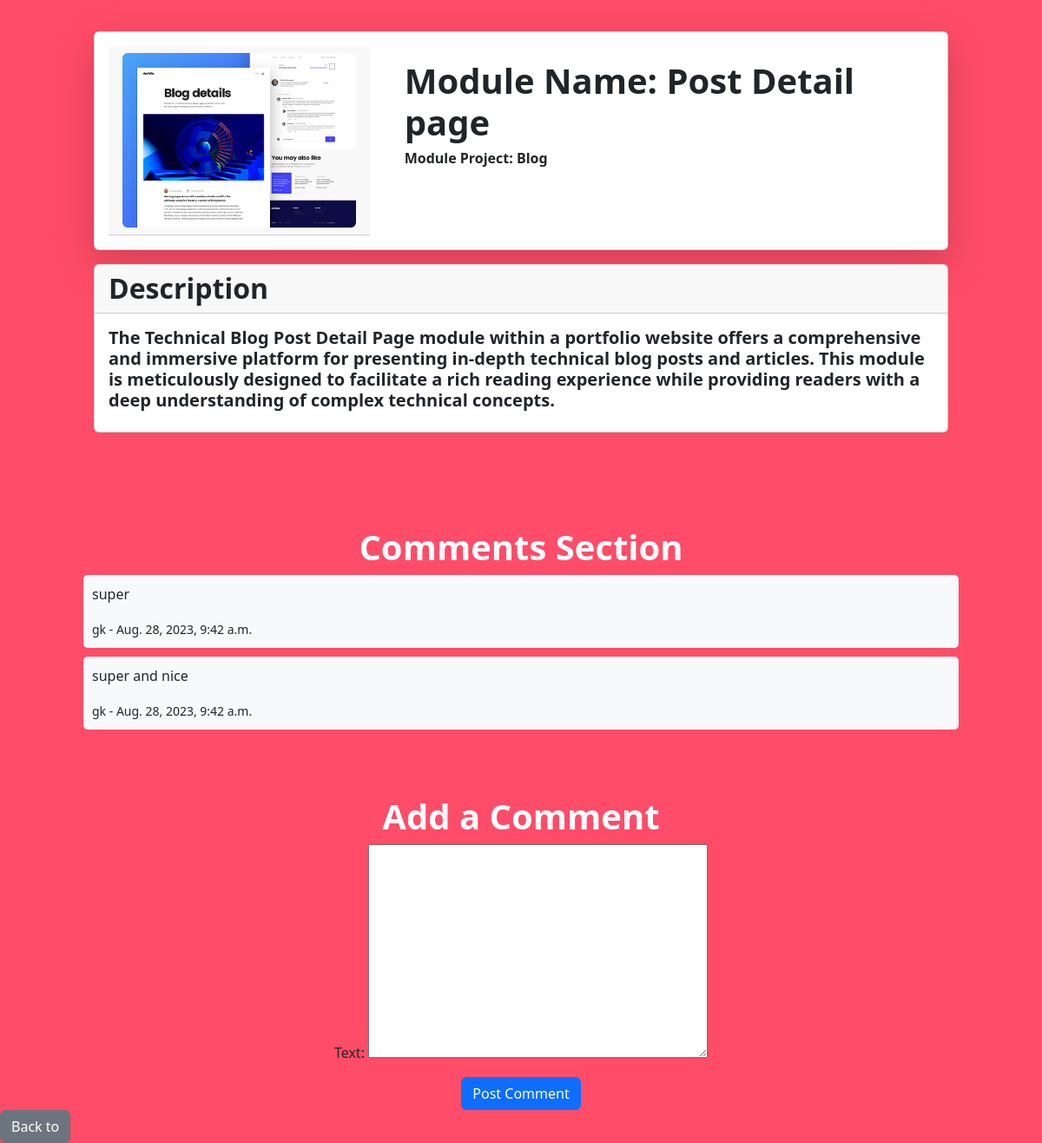
Screenshot of /module/2/ with the database file from the repository.
### pms/models.py (models this page shows, shortened)
class Module(models.Model):
    title = models.CharField(max_length=200)
    description = models.TextField(null=True)
    project = models.ForeignKey(Project, on_delete=models.CASCADE)
    image = models.ImageField(upload_to='module_images/')

class Project(models.Model):
    title = models.CharField(max_length=200)
    description = models.TextField()
    student = models.ForeignKey(Student, on_delete=models.CASCADE)
    faculty = models.ForeignKey(Faculty, on_delete=models.CASCADE)
    completed = models.BooleanField(default=False)

class Comment(models.Model):
    module = models.ForeignKey(Module, on_delete=models.CASCADE)
    author = models.ForeignKey(User, on_delete=models.CASCADE)
    text = models.TextField()
    created_date = models.DateTimeField(default=timezone.now)

### pms/views.py (the view)
# urls.py: path("module/<int:pk>/", views.module_detail, name='module_detail'),
def module_detail(request, pk):
    module = get_object_or_404(Module, pk=pk)
    module_rating = ModuleRating.objects.filter(module=module).first()
    comments = Comment.objects.filter(module=module)
    if request.method == 'POST':
        comment_form = CommentForm(request.POST)
        if comment_form.is_valid():
            new_comment = comment_form.save(commit=False)
            new_comment.module = module
            new_comment.author = request.user
            new_comment.save()
    else:
        comment_form = CommentForm()
    context = {
        'module': module,
        'module_rating': module_rating,
        'comments': comments,
        'comment_form': comment_form,
    }
    return render(request, 'pms/module_detail.html', context)

### pms/forms.py
class CommentForm(forms.ModelForm):
    class Meta:
        model = Comment
        fields = ['text']

### pms/templates/pms/module_detail.html (shortened to what this page needs)
{% extends 'base.html' %}
{% load static %}
{% block content %}
<section id="faculty" style="padding: 3% 8%;">
    <div class="container-fluid mb-3 ">
        <div class="card shadow-lg p-3 ">
            <div class="row">
                <div class="col-lg-4 col-md-4">
                    <div class="card-header">
                        <img src="{{ module.image.url }}" class="img-fluid rounded">
                    </div>
                </div>
                <div class="col-lg-8 col-md-8">
                    <div class="card-body">
                        <h1>Module Name: {{module.title}}</h1>
                        <h6 class="author-name">Module Project: {{module.project.title}}</h6>
                    </div>
                </div>
            </div>
        </div>
    </div>
    <div class="container-fluid mb-3">
        <div class="card">
            <h2 style="font-weight: 800;" class="card-header">Description</h2>
            <div class="card-body">
                <h5 style="font-weight: 700;" class="card-title">{{module.description}}</h5>
            </div>
        </div>
    </div>
</section>
<section class="comments-section" style="padding: 3% 8%;">
    <h1 style="color: #fff; font-weight: 800; text-align: center;">Comments Section</h1>
    {% for comment in comments %}
    <div class="comment">
        <p>{{ comment.text }}</p>
        <small>{{ comment.author }} - {{ comment.created_date }}</small>
    </div>
    {% empty %}
    <p>No comments yet.</p>
    {% endfor %}
</section>
<section class="add-comment-section" style="text-align: center;">
    <h1 style="text-align: center; font-weight: 800; color: #fff;">Add a Comment</h1>
    <form method="post" action="{% url 'module_detail' module.id %}">
        {{ comment_form.as_p }}
        <button type="submit" class="btn btn-primary">Post Comment</button>
    </form>
</section>
<a href="{% url 'project_detail' module.project.id %}" class="btn btn-secondary">Back to</a>
{% endblock %}

### pms/templates/pms/module_detail.html (style rules this page uses)
body { background-color: #ff4c68; }
h1 { font-weight: 800; }
h6 { font-weight: 700; }
.comments-section { margin-top: 20px; }
.comment { background-color: #f8f9fa; padding: 10px; border-radius: 5px; margin-bottom: 10px; }
.add-comment-section { margin-top: 30px; }

### rows the page displays
Module: image (picture), title "Post Detail page", project "Blog", description "The Technical Blog Post Detail Page module within a portfolio website offers a comprehensive and immersive platform for presenting in-depth technical blog posts and articles. This module is meticulously designed to facilitate a rich reading experience while providing readers with a deep understanding of complex technical concepts."
Comment: text "super", author "gk", created_date "Aug. 28, 2023, 9:42 a.m."
Comment: text "super and nice", author "gk", created_date "Aug. 28, 2023, 9:42 a.m."
